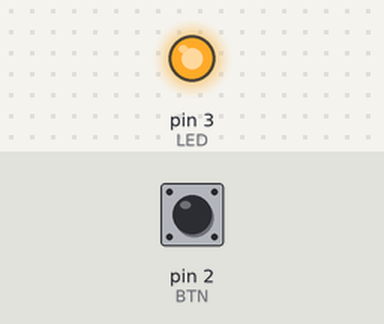
Simulated run of this sketch. Board: Arduino Uno, built with avr-gcc and run on an emulated ATmega328P. Shown: output pins drawn as LEDs (lit = HIGH). The test bench sets the inputs (shaded band); at power-on: pin 2 (BTN) HIGH.

Above: at 1.2 s.
1.3 s: pin 2 (BTN) pulled LOW for 0.15 s
At 1.37 s:
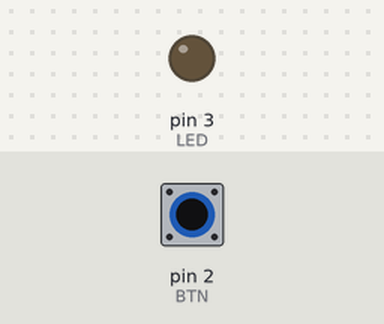
2.9 s: pin 2 (BTN) pulled LOW for 3.2 s
At 6.7 s:
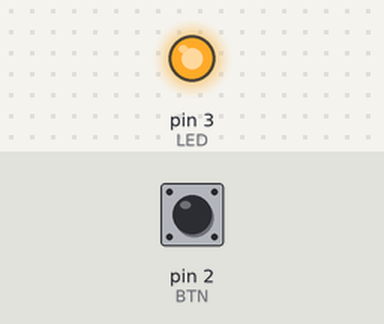
Timing chart, 0 to 8.2 s (numbered marks = the images above; inputs shaded):
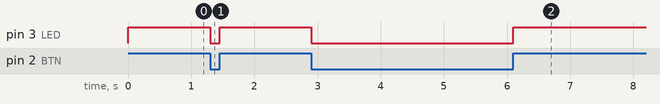

Measured:
- after the input at 1.3 s, pin 3 (LED): HIGH → LOW at once, → HIGH 0.15 s later
- after the input at 2.9 s, pin 3 (LED): HIGH → LOW at once, → HIGH 3.2 s later

The sketch:

program.ino
```cpp
#define LED 3
#define BTN 2

void setup(){
  pinMode(LED, OUTPUT);
  pinMode(BTN, INPUT_PULLUP);
}

void loop(){
  digitalWrite(LED, digitalRead(BTN));
}
```
